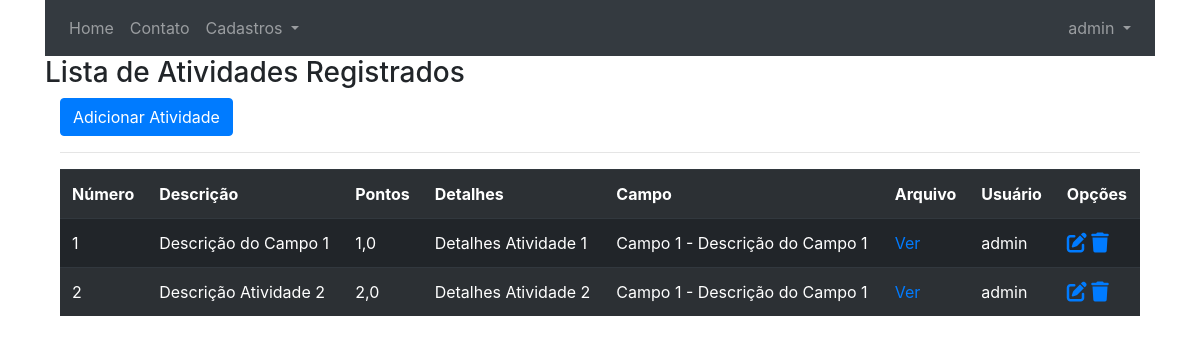
/listar/atividades/ (signed in), run on an earlier commit of the app's database.
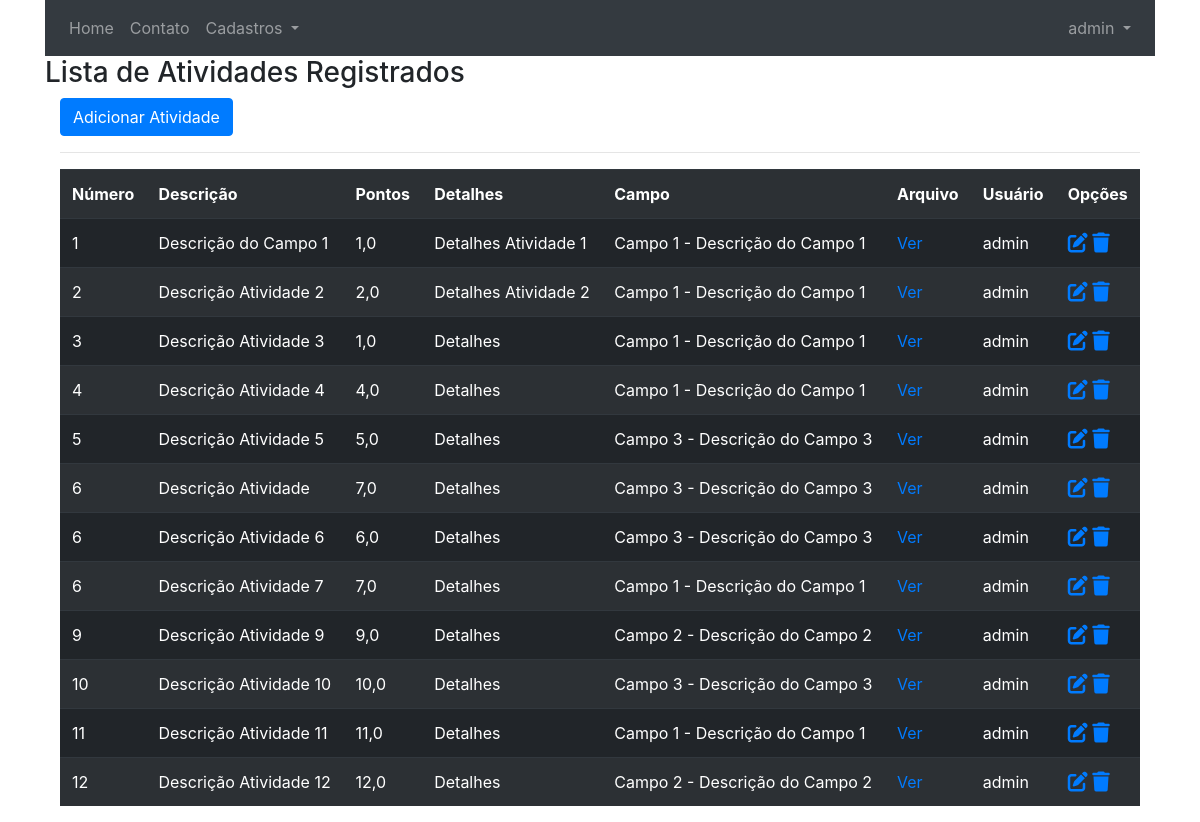
And on a later commit of the database.
### cadastros/models.py (models this page shows, shortened)
class Atividade(models.Model):
    numero = models.IntegerField(verbose_name="Número")
    descricao = models.CharField(max_length=150, verbose_name="Descricão")
    pontos = models.DecimalField(max_digits=4, decimal_places=1)
    detalhes = models.CharField(max_length=100)
    arquivo = models.FileField(upload_to="pdf/", null=False, blank=True)
    campo = models.ForeignKey(Campo, on_delete=models.PROTECT)
    usuario = models.ForeignKey(User, on_delete=models.PROTECT)
    class Meta:
        verbose_name = 'Atividade'
        verbose_name_plural = 'Atividades'

class Campo(models.Model):
    nome = models.CharField(max_length=50)
    descricao = models.CharField(max_length=150, verbose_name="Descrição")
    usuario = models.ForeignKey(User, on_delete=models.PROTECT)
    class Meta:
        verbose_name = 'Campo'
        verbose_name_plural = 'Campos'
    def __str__(self):
        return "{} - {}".format(self.nome, self.descricao)

### cadastros/views.py (the view)
# urls.py: path('listar/atividades/', AtividadeList.as_view(), name='listar-atividades'),                  # noqa : E501
class AtividadeList(LoginRequiredMixin, ListView):
    login_url = reverse_lazy('login')
    model = Atividade
    template_name = 'cadastros/listas/atividade.html'
    def get_queryset(self):
        self.object_list = Atividade.objects.filter(usuario=self.request.user)
        return self.object_list

### cadastros/templates/cadastros/listas/atividade.html
{% extends 'core/base.html' %}
{% load static %}
{% block content %}
    <h3>Lista de Atividades Registrados</h3>
    <div class="container">
        <a class="btn btn-primary" href="{% url 'cadastrar-atividade' %}">Adicionar Atividade</a>
        <hr>
        <div class="table-responsive">
            <table class="table table-striped table-striped-dark table-dark">
                <tr>
                    <th>Número</th>
                    <th>Descrição</th>
                    <th>Pontos</th>
                    <th>Detalhes</th>
                    <th>Campo</th>
                    <th>Arquivo</th>
                    <th>Usuário</th>
                    <th>Opções</th>
                </tr>
                {% for atividade in object_list  %}
                    <tr>
                        <td>{{ atividade.numero }}</td>
                        <td>{{ atividade.descricao }}</td>
                        <td>{{ atividade.pontos }}</td>
                        <td>{{ atividade.detalhes }}</td>
                        <td>{{ atividade.campo }}</td>
                        <td><a href="{{ atividade.arquivo }}">Ver</a></td>
                        <td>{{ atividade.usuario }}</td>
                        <td>
                            <a href="{% url 'editar-atividade' atividade.pk %}"><i class="fas fa-edit  fa-lg"></i></a>
                            <a href="{% url 'excluir-atividade' atividade.pk %}"><i class="fas fa-trash fa-lg"></i></a>
                        </td>
                {% empty %}
                        <td colspan="3">Nenhum Registro encontrado</td>
                    </tr>
                {% endfor %}
            </table>
        </div>
    </div>
{% endblock %}

What changed in the data, as far as the page shows it:
added Atividade: numero "3", descricao "Descrição Atividade 3", pontos "1,0", detalhes "Detalhes", campo "Campo 1 - Descrição do Campo 1", usuario "admin"
added Atividade: numero "4", descricao "Descrição Atividade 4", pontos "4,0", detalhes "Detalhes", campo "Campo 1 - Descrição do Campo 1", usuario "admin"
added Atividade: numero "5", descricao "Descrição Atividade 5", pontos "5,0", detalhes "Detalhes", campo "Campo 3 - Descrição do Campo 3", usuario "admin"
added Atividade: numero "6", descricao "Descrição Atividade", pontos "7,0", detalhes "Detalhes", campo "Campo 3 - Descrição do Campo 3", usuario "admin"
added Atividade: numero "6", descricao "Descrição Atividade 6", pontos "6,0", detalhes "Detalhes", campo "Campo 3 - Descrição do Campo 3", usuario "admin"
added Atividade: numero "6", descricao "Descrição Atividade 7", pontos "7,0", detalhes "Detalhes", campo "Campo 1 - Descrição do Campo 1", usuario "admin"
added Atividade: numero "9", descricao "Descrição Atividade 9", pontos "9,0", detalhes "Detalhes", campo "Campo 2 - Descrição do Campo 2", usuario "admin"
added Atividade: numero "10", descricao "Descrição Atividade 10", pontos "10,0", detalhes "Detalhes", campo "Campo 3 - Descrição do Campo 3", usuario "admin"
added Atividade: numero "11", descricao "Descrição Atividade 11", pontos "11,0", detalhes "Detalhes", campo "Campo 1 - Descrição do Campo 1", usuario "admin"
added Atividade: numero "12", descricao "Descrição Atividade 12", pontos "12,0", detalhes "Detalhes", campo "Campo 2 - Descrição do Campo 2", usuario "admin"
